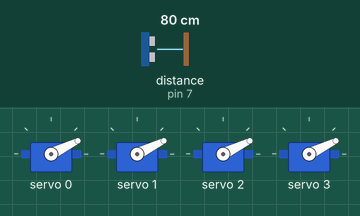
This sketch was run on a simulated Arduino Uno, built with avr-gcc and run on an emulated ATmega328P. On the bench: 4 × servo. Wiring (inferred from the names in the program): ultrasonic range finder: trigger pin 7; echo pin 7. Inputs (shaded band) come from the test bench; at power-on: distance to the obstacle (sensor on pin 7) 80 cm. The echo pulse lasts 58.3 µs per cm.

Above: at 1.2 s.
1.3 s: distance to the obstacle (sensor on pin 7) set to 87 cm
2.8 s: distance to the obstacle (sensor on pin 7) set to 95 cm
At 3.1 s:
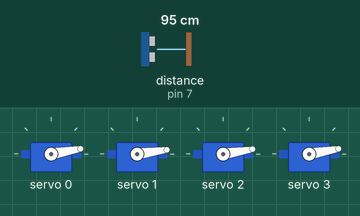
At 3.56 s:
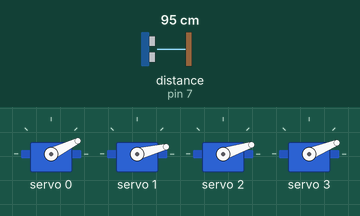
5.8 s: distance to the obstacle (sensor on pin 7) set to 2 cm
7.5 s: distance to the obstacle (sensor on pin 7) set to 299 cm
At 7.72 s:
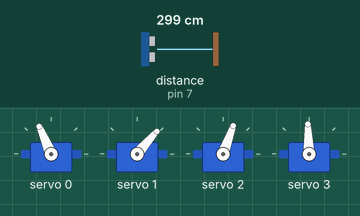
At 8.1 s:
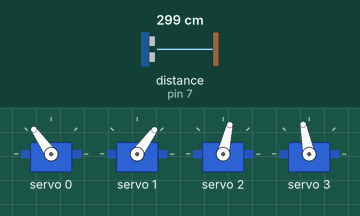
10.5 s: distance to the obstacle (sensor on pin 7) set to 120 cm
13.5 s: distance to the obstacle (sensor on pin 7) set to 4 cm
Timing chart, 0 to 16.1 s (numbered marks = the images above; inputs shaded):
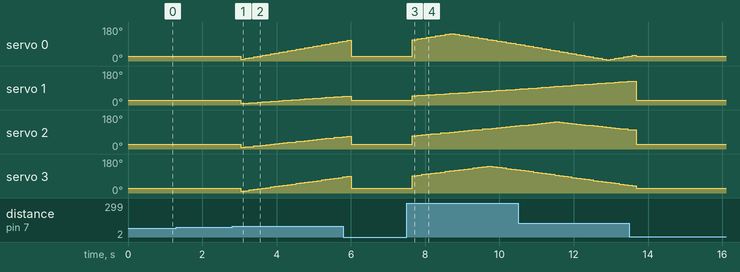

Measured:
- the behaviour switches between 90 and 91 cm on distance to the obstacle (sensor on pin 7) (found by bisection; images 0 and 1)
- after the input at 1.3 s, every drawn part: stays the same
- after the input at 2.8 s, servo 0: 26° → 10° after 0.24 s, → 14° 0.11 s later, → 18° 0.11 s later, → 22° 0.11 s later, … (25 changes in this stretch); servo 1: 26° → 8° after 0.24 s, → 10° 0.11 s later, → 11° 0.11 s later, → 13° 0.11 s later, … (25 changes in this stretch)
- after the input at 7.5 s, servo 0: rises from 26° to 145° in 1.0 s, then falls to 89° in 1.8 s; servo 1: moves from 26° to 84° over 2.8 s, starting after 0.16 s; servo 2: moves from 26° to 122° over 2.8 s, starting after 0.16 s; servo 3: rises from 26° to 142° in 2.0 s, then falls to 123° in 0.76 s

The sketch:

turning_heads.ino
```cpp
#include <Wire.h>
#include <Adafruit_PWMServoDriver.h>
#define SERVOMIN  150 // this is the 'minimum' pulse length count (out of 4096)
#define SERVOMAX  500 // this is the 'maximum' pulse length count (out of 4096)

Adafruit_PWMServoDriver pwm = Adafruit_PWMServoDriver();
uint8_t servonum = 0;
long servo1rand;
long servo2rand;
long servo3rand;
long servo4rand;
int stareTime = 500;
const int pingPin = 7;
const int stare0 = 200;
const int stare1 = 200;
const int stare2 = 200;
const int stare3 = 200;

long checkProximity(int pingPin)
{
  long duration, inches, cm;
  pinMode(pingPin, OUTPUT);
  digitalWrite(pingPin, LOW);
  delayMicroseconds(2);
  digitalWrite(pingPin, HIGH);
  delayMicroseconds(5);
  digitalWrite(pingPin, LOW);
  pinMode(pingPin, INPUT);
  duration = pulseIn(pingPin, HIGH);
  cm = microsecondsToCentimeters(duration);
  delay(100);
  return cm;
}

long microsecondsToCentimeters(long microseconds)
{
  return microseconds / 29 / 2;
}

void setup()
{
  pwm.begin();
  pwm.setPWMFreq(60);
  delay(10);
}

int currentPos0 = SERVOMIN;
int currentPos1 = SERVOMIN;
int currentPos2 = SERVOMIN;
int currentPos3 = SERVOMIN;
uint16_t speed0 = 10;
uint16_t speed1 = 4;
uint16_t speed2 = 6;
uint16_t speed3 = 8;

void loop() {
  long proximity = checkProximity(pingPin);

  if (proximity <= 90)
  {
    // set to stare
    pwm.setPWM(0, 0, stare0);
    pwm.setPWM(1, 0, stare1);
    pwm.setPWM(2, 0, stare2);
    pwm.setPWM(3, 0, stare3);
    delay(100);
  }
  else {
    if (currentPos0 + speed0 > SERVOMAX || currentPos0 + speed0 < SERVOMIN)
    {
      speed0 *= -1;
    }
    if (currentPos1 + speed1 > SERVOMAX || currentPos1 + speed1 < SERVOMIN)
    {
      speed1 *= -1;
    }
    if (currentPos2 + speed2 > SERVOMAX || currentPos2 + speed2 < SERVOMIN)
    {
      speed2 *= -1;
    }
    if (currentPos3 + speed3 > SERVOMAX || currentPos3 + speed3 < SERVOMIN)
    {
      speed3 *= -1;
    }


    currentPos0 += speed0;
    currentPos1 += speed1;
    currentPos2 += speed2;
    currentPos3 += speed3;
    pwm.setPWM(0, 0, currentPos0);
    pwm.setPWM(1, 0, currentPos1);
    pwm.setPWM(2, 0, currentPos2);
    pwm.setPWM(3, 0, currentPos3);
    delay(5);
  }

}
```
